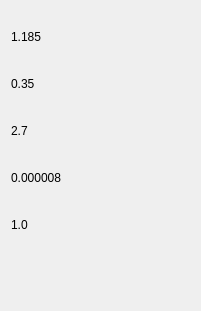
    <widget class="CardWidget" name="CardWidget_162">
     <property name="geometry">
      <rect>
       <x>1110</x>
       <y>500</y>
       <width>201</width>
       <height>311</height>
      </rect>
     </property>
     <property name="minimumSize">
      <size>
       <width>0</width>
       <height>0</height>
      </size>
     </property>
     <layout class="QGridLayout" name="gridLayout_92">
      <item row="1" column="0">
       <widget class="SubtitleLabel" name="SubtitleLabel_677">
        <property name="maximumSize">
         <size>
          <width>16777215</width>
          <height>31</height>
         </size>
        </property>
        <property name="text">
         <string>0.35</string>
        </property>
       </widget>
      </item>
      <item row="2" column="0">
       <widget class="SubtitleLabel" name="SubtitleLabel_678">
        <property name="maximumSize">
         <size>
          <width>16777215</width>
          <height>31</height>
         </size>
        </property>
        <property name="text">
         <string>2.7</string>
        </property>
       </widget>
      </item>
      <item row="0" column="0">
       <widget class="SubtitleLabel" name="SubtitleLabel_676">
        <property name="maximumSize">
         <size>
          <width>16777215</width>
          <height>31</height>
         </size>
        </property>
        <property name="text">
         <string>1.185</string>
        </property>
       </widget>
      </item>
      <item row="9" column="0">
       <widget class="SubtitleLabel" name="SubtitleLabel_990">
        <property name="maximumSize">
         <size>
          <width>16777215</width>
          <height>31</height>
         </size>
        </property>
        <property name="text">
         <string/>
        </property>
       </widget>
      </item>
      <item row="4" column="0">
       <widget class="SubtitleLabel" name="SubtitleLabel_680">
        <property name="minimumSize">
         <size>
          <width>179</width>
          <height>31</height>
         </size>
        </property>
        <property name="maximumSize">
         <size>
          <width>16777215</width>
          <height>31</height>
         </size>
        </property>
        <property name="text">
         <string>1.0</string>
        </property>
       </widget>
      </item>
      <item row="3" column="0">
       <widget class="SubtitleLabel" name="SubtitleLabel_679">
        <property name="maximumSize">
         <size>
          <width>16777215</width>
          <height>31</height>
         </size>
        </property>
        <property name="text">
         <string>0.000008</string>
        </property>
       </widget>
      </item>
     </layout>
    </widget>
